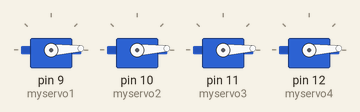
This sketch was run on a simulated Arduino Uno, built with avr-gcc and run on an emulated ATmega328P. On the bench: 4 × servo.

Above: at 0.05 s.
At 0.7 s:
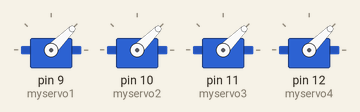
At 1.35 s:
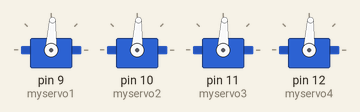
At 2.65 s:
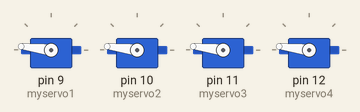
At 3.95 s:
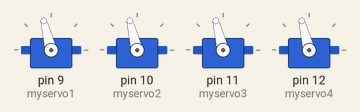
At 5.3 s:
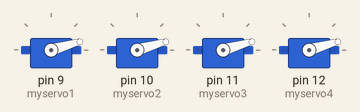
Timing chart, 0 to 7.2 s (numbered marks = the images above):
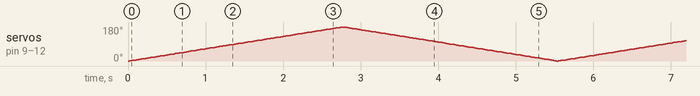

The sketch:

Four_Servo_Motors.ino
```cpp
#include <Servo.h>

Servo myservo1;
Servo myservo2;
Servo myservo3;
Servo myservo4;

int pos = 0;

void setup() {
  myservo1.attach(9);
  myservo2.attach(10);
  myservo3.attach(11);
  myservo4.attach(12);
}

void loop() {
  for (pos = 0; pos <= 180; pos += 1) {
    myservo1.write(pos);
    myservo2.write(pos);
    myservo3.write(pos);
    myservo4.write(pos);
    delay(15);
  }
  for (pos = 180; pos >= 0; pos -= 1) {
    myservo1.write(pos);
    myservo2.write(pos);
    myservo3.write(pos);
    myservo4.write(pos);
    delay(15);
  }
}
```
